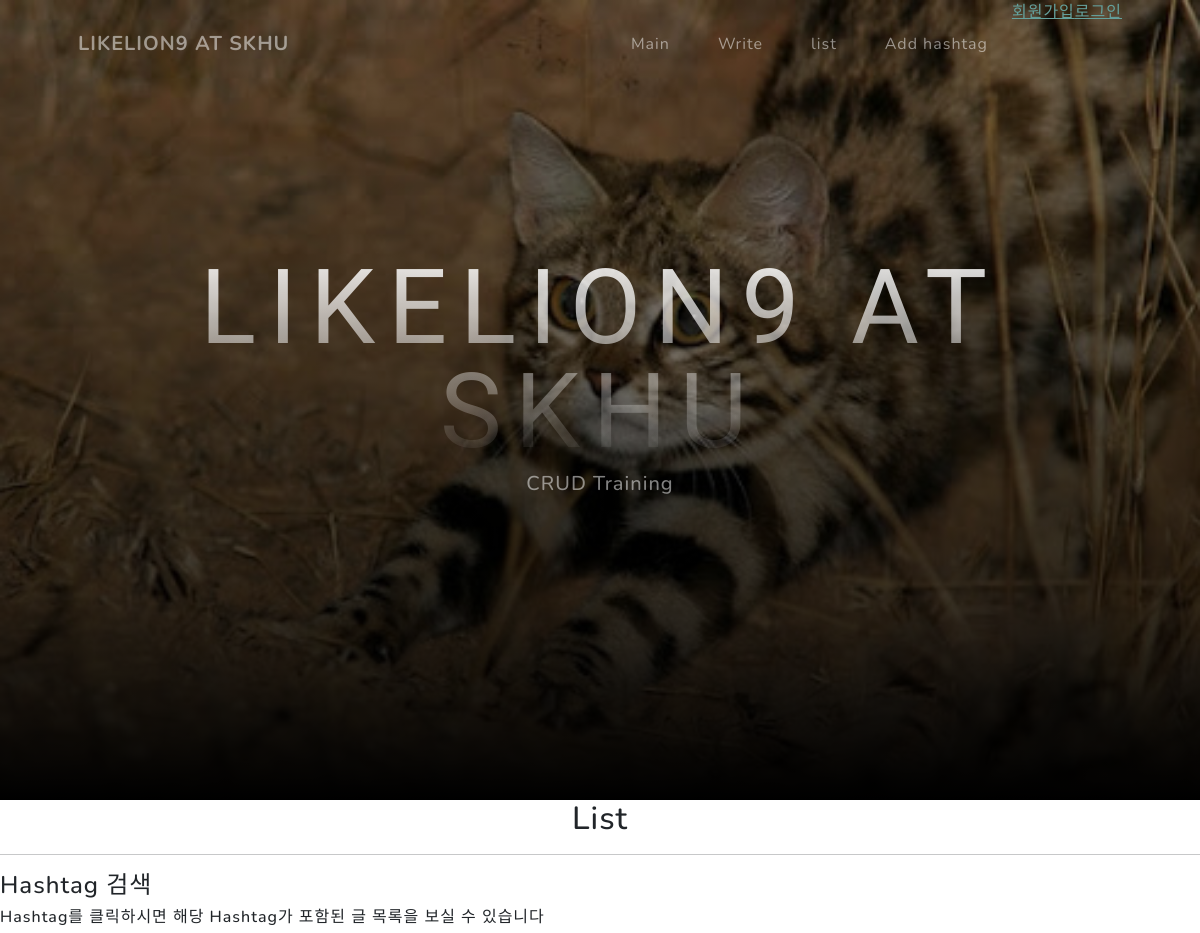
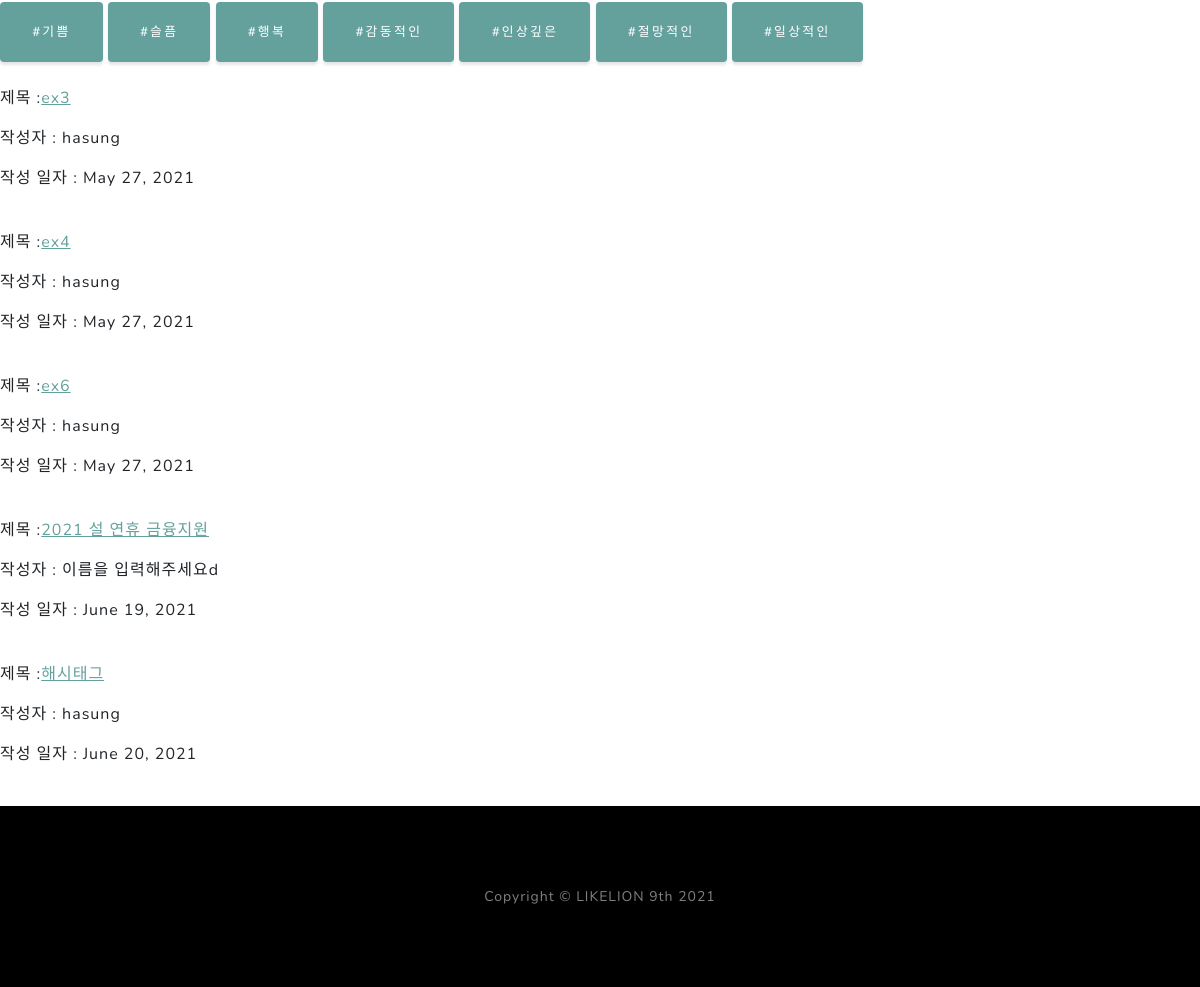
The app's page /read/ with its own data (2 pictures, top to bottom).
### blog/models.py (models this page shows, shortened)
class Hashtag(models.Model):
    name = models.CharField(max_length=50)

class Post(models.Model):
    title = models.CharField(max_length=200)
    pub_date = models.DateField('date published')
    writer = models.CharField(max_length=20, default='이름을 입력해주세요')
    content = models.TextField()
    hashtags = models.ManyToManyField('Hashtag', blank=True)

### blog/views.py (the view)
# urls.py: path('read/', blog.views.read, name = 'read'),
def read(request):
    posts = Post.objects
    hashtags = Hashtag.objects
    return render(request, 'read.html', {'posts':posts, 'hashtags':hashtags})

### blog/templates/read.html (shortened to what this page needs)
{% extends 'base.html' %}
{% block content %}
    <h2 class="text-center mt-0">List</h2>
    <hr class="divider" />
    <h4>Hashtag 검색</h4>
    <h6>Hashtag를 클릭하시면 해당 Hashtag가 포함된 글 목록을 보실 수 있습니다</h6>
    {% for hashtag in hashtags.all %}
    <a class="btn btn-primary" href="{% url 'search' hashtag.id %}">{{ hashtag.name }}</a>
    {% endfor %}
    <br><br>
    {% for posts in posts.all %}
    <p>제목 :<a href="{% url 'detail' posts.id %}">{{ posts.title }}</a></p>
    <p>작성자 : {{ posts.writer }}</p>
    <p>작성 일자 : {{ posts.pub_date }}</p>
    <br>
    {% endfor %}
{% endblock %}

### blog/templates/base.html (shortened to what this page needs)
{% load static %}
<!DOCTYPE html>
<html lang="en">
    <head>
        <link href="{% static 'css/styles.css' %}" rel="stylesheet" />
    </head>
    <body id="page-top">
        <nav class="navbar navbar-expand-lg navbar-light fixed-top" id="mainNav">
            <div class="container px-4 px-lg-5">
                <a class="navbar-brand" href="#page-top">LIKELION9 AT SKHU</a>
                <div class="collapse navbar-collapse" id="navbarResponsive">
                    <ul class="navbar-nav ms-auto">
                        <li class="nav-item"><a class="nav-link" href="{% url 'main' %}">Main</a></li>
                        <li class="nav-item"><a class="nav-link" href="{% url 'create' %}">Write</a></li>
                        <li class="nav-item"><a class="nav-link" href="{% url 'read' %}">list</a></li>
                        <li class="nav-item"><a class="nav-link" href="{% url 'hashtag' %}">Add hashtag</a></li>
                        {% if user.is_active %}
                            <li class="nav-item"><a clase="nav-link"> {{ user.profile.nickname }}님 안녕하세요 </a></li>
                            <li class="nav-item"><a clase="nav-link" href="{% url 'logout' %}"> logout </a></li>
                        {% else %}
                            <li class="nav-item"><a clase="nav-link" href="{% url 'signup' %}"> 회원가입 </a></li>
                            <li class="nav-item"><a clase="nav-link" href="{% url 'login' %}"> 로그인 </a></li>
                        {% endif %}
                    </ul>
                </div>
            </div>
        </nav>
        <header class="masthead">
            <div class="container px-4 px-lg-5 d-flex h-100 align-items-center justify-content-center">
                <div class="d-flex justify-content-center">
                    <div class="text-center">
                        <h1 class="mx-auto my-0 text-uppercase">LIKELION9 AT SKHU</h1>
                        <h2 class="text-white-50 mx-auto mt-2 mb-5">CRUD Training</h2>
                    </div>
                </div>
            </div>
        </header>
        {% block content %}
        {% endblock %}
        <footer class="footer bg-black small text-center text-white-50"><div class="container px-4 px-lg-5">Copyright &copy; LIKELION 9th 2021</div></footer>
    </body>
</html>

### records on screen
Hashtag: name "#기쁨"
Hashtag: name "#슬픔"
Hashtag: name "#행복"
Hashtag: name "#감동적인"
Hashtag: name "#인상깊은"
Hashtag: name "#절망적인"
Hashtag: name "#일상적인"
Post: title "ex3", writer "hasung", pub_date "May 27, 2021"
Post: title "ex4", writer "hasung", pub_date "May 27, 2021"
Post: title "ex6", writer "hasung", pub_date "May 27, 2021"
Post: title "2021 설 연휴 금융지원", writer "이름을 입력해주세요d", pub_date "June 19, 2021"
Post: title "해시태그", writer "hasung", pub_date "June 20, 2021"
